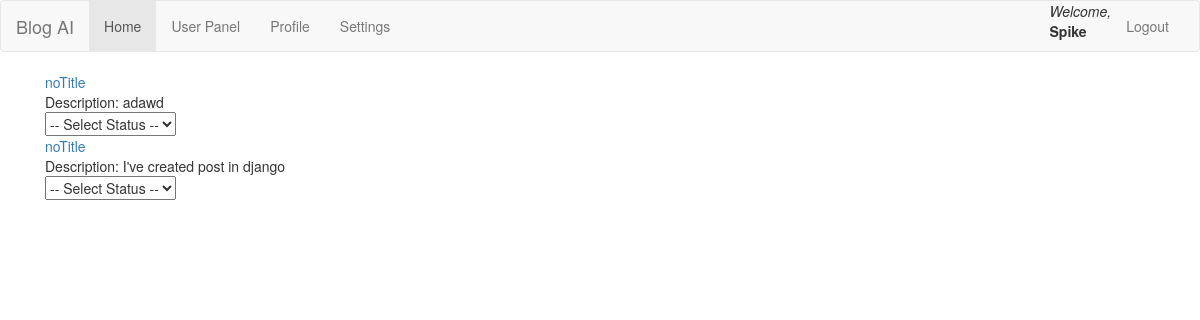
Page /editor_panel/ (signed in) on the committed database.
### blog/models/posts.py (models this page shows, shortened)
class Post(models.Model):
    CATEGORY_CHOICES = [
        ('general', 'General'),
        ('tech', 'Technology'),
        ('life', 'Lifestyle'),
        ('edu', 'Education'),
        ('news', 'News'),
    ]
    STATUS = [
        ('no_status', 'no_status'),
        ('for_approval', 'for_approval'),
        ('approved', 'approved'),
    ]
    title = models.CharField(max_length=255, default="noTitle")
    slug = models.SlugField(max_length=255, unique=True)
    summary = models.CharField(max_length=300)
    category = models.CharField(
        max_length=50,
        choices=CATEGORY_CHOICES,
        default='general'
    )
    content = RichTextField()
    published = models.BooleanField(default=True)
    status = models.CharField(max_length=15, choices=STATUS, default="no_status")
    likes = models.PositiveIntegerField(null=True)
    writer = models.ForeignKey(Writer, blank=True, null=True, on_delete=models.SET_NULL)
    created = models.DateTimeField(auto_now_add=True)
    image = models.ImageField(upload_to='img', null=True,  default='placeholder.png')
    class Meta:
        ordering = ['-created']

### blog/views.py (the view)
# urls.py: path('editor_panel/', blog_views.editor_panel, name='editor_panel'),
def editor_panel(request):
    posts = Post.objects.filter(status='for_approval').select_related('writer')
    is_reader = request.user.groups.filter(name="Readers").exists() if request.user.is_authenticated else False
    return render(request, 'editor_panel.html', {'posts': posts,
                                                 'is_reader': is_reader})

### blog/templates/editor_panel.html (shortened to what this page needs)
{% extends 'base.html' %}
{% load static %}
{% block content %}
    {% if not is_reader %}
    <div class="container">
            <div class="col-md-3">
                {% for post in posts %}
                    <div>
                        <div class="summary-title"><a href="/post/{{ post.slug }}">{{ post.title }}</a></div>
                        <div class="summary">Description: {{ post.summary }}</div>
                         <select id="status" name="status">
                            <option value="">-- Select Status --</option>
                        </select>
                    </div>
                {% endfor %}
            </div>
        </div>
    {% else %}
            <p>You do not have access here.</p>
    {% endif %}
{% endblock %}

### blog/templates/base.html (shortened to what this page needs)
<!DOCTYPE html>
<html lang="en">
<head>
    {% load static %}
    <link rel="stylesheet" type="text/css" href="{% static 'css/style.css' %}"/>
    {% load bootstrap3 %}
    {% bootstrap_css %}
</head>
<body>
  <nav class="navbar navbar-default">
      <div class="container-fluid">
        <div class="navbar-header">
          <a class="navbar-brand" href="#">Blog AI</a>
        </div>
        <div class="collapse navbar-collapse" id="bs-example-navbar-collapse-1">
           {% if user.is_authenticated %}
              <ul class="nav navbar-nav">
                <li class="active"><a href="/">Home</a></li>
                <li><a href="{% url 'writer_panel' %}">User Panel</a></li>
                  <li><a href="{% url 'profile' %}">Profile</a></li>
                  <li><a href="{% url 'settings' %}">Settings</a></li>
              </ul>
                <ul class="nav navbar-nav navbar-right">
                    <li><i>Welcome,</i><br> <b>{{ user.username }}</b></li>
                    <li><a href="{% url 'logout' %}">Logout</a></li>
                </ul>
            {% endif %}
        </div>
      </div>
  </nav>
    <div id="content">
        {% block content %}{% endblock %}
    </div>
</body>
</html>

### rows in the picture
Post: title "noTitle", summary "adawd"
Post: title "noTitle", summary "I've created post in django"

### other values in the picture
{{ user.username }} "Spike"
